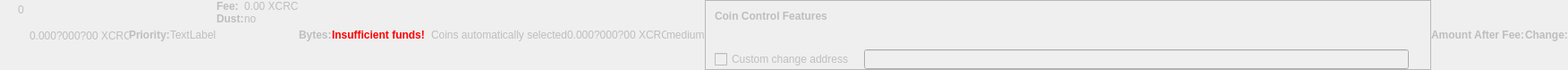
    <widget class="QWidget" name="dummyHideWidget" native="true">
     <property name="enabled">
      <bool>false</bool>
     </property>
     <property name="maximumSize">
      <size>
       <width>100</width>
       <height>22</height>
      </size>
     </property>
     <layout class="QHBoxLayout" name="dummyHideLayout">
      <property name="spacing">
       <number>0</number>
      </property>
      <property name="leftMargin">
       <number>0</number>
      </property>
      <property name="topMargin">
       <number>0</number>
      </property>
      <property name="rightMargin">
       <number>0</number>
      </property>
      <property name="bottomMargin">
       <number>0</number>
      </property>
      <item>
       <layout class="QFormLayout" name="formLayoutCoinControl1">
        <property name="horizontalSpacing">
         <number>10</number>
        </property>
        <property name="verticalSpacing">
         <number>14</number>
        </property>
        <property name="leftMargin">
         <number>10</number>
        </property>
        <property name="topMargin">
         <number>4</number>
        </property>
        <property name="rightMargin">
         <number>6</number>
        </property>
        <item row="0" column="1">
         <widget class="QLabel" name="labelCoinControlBytes">
          <property name="cursor">
           <cursorShape>IBeamCursor</cursorShape>
          </property>
          <property name="contextMenuPolicy">
           <enum>Qt::ActionsContextMenu</enum>
          </property>
          <property name="text">
           <string notr="true">0</string>
          </property>
          <property name="textInteractionFlags">
           <set>Qt::LinksAccessibleByMouse|Qt::TextSelectableByKeyboard|Qt::TextSelectableByMouse</set>
          </property>
         </widget>
        </item>
       </layout>
      </item>
      <item>
       <widget class="QLabel" name="labelCoinControlAfterFee">
        <property name="enabled">
         <bool>false</bool>
        </property>
        <property name="sizePolicy">
         <sizepolicy hsizetype="Fixed" vsizetype="Fixed">
          <horstretch>0</horstretch>
          <verstretch>0</verstretch>
         </sizepolicy>
        </property>
        <property name="minimumSize">
         <size>
          <width>111</width>
          <height>12</height>
         </size>
        </property>
        <property name="maximumSize">
         <size>
          <width>111</width>
          <height>12</height>
         </size>
        </property>
        <property name="cursor">
         <cursorShape>IBeamCursor</cursorShape>
        </property>
        <property name="contextMenuPolicy">
         <enum>Qt::ActionsContextMenu</enum>
        </property>
        <property name="text">
         <string notr="true">0.000?000?00 XCRC</string>
        </property>
        <property name="textInteractionFlags">
         <set>Qt::LinksAccessibleByMouse|Qt::TextSelectableByKeyboard|Qt::TextSelectableByMouse</set>
        </property>
       </widget>
      </item>
      <item>
       <widget class="QLabel" name="labelCoinControlPriorityText">
        <property name="enabled">
         <bool>false</bool>
        </property>
        <property name="font">
         <font>
          <weight>75</weight>
          <bold>true</bold>
         </font>
        </property>
        <property name="text">
         <string>Priority:</string>
        </property>
       </widget>
      </item>
      <item>
       <layout class="QHBoxLayout" name="horizontalLayout">
        <item>
         <widget class="QLabel" name="WarningLabel">
          <property name="text">
           <string>TextLabel</string>
          </property>
         </widget>
        </item>
       </layout>
      </item>
      <item>
       <layout class="QFormLayout" name="formLayoutCoinControl3">
        <property name="horizontalSpacing">
         <number>0</number>
        </property>
        <property name="verticalSpacing">
         <number>0</number>
        </property>
        <property name="leftMargin">
         <number>0</number>
        </property>
        <property name="topMargin">
         <number>0</number>
        </property>
        <property name="rightMargin">
         <number>0</number>
        </property>
        <item row="0" column="0">
         <widget class="QLabel" name="labelCoinControlFeeText">
          <property name="enabled">
           <bool>false</bool>
          </property>
          <property name="font">
           <font>
            <weight>75</weight>
            <bold>true</bold>
           </font>
          </property>
          <property name="text">
           <string>Fee:</string>
          </property>
          <property name="margin">
           <number>0</number>
          </property>
         </widget>
        </item>
        <item row="0" column="1">
         <widget class="QLabel" name="labelCoinControlFee">
          <property name="enabled">
           <bool>false</bool>
          </property>
          <property name="cursor">
           <cursorShape>IBeamCursor</cursorShape>
          </property>
          <property name="contextMenuPolicy">
           <enum>Qt::ActionsContextMenu</enum>
          </property>
          <property name="text">
           <string notr="true">0.00 XCRC</string>
          </property>
          <property name="textInteractionFlags">
           <set>Qt::LinksAccessibleByMouse|Qt::TextSelectableByKeyboard|Qt::TextSelectableByMouse</set>
          </property>
         </widget>
        </item>
        <item row="1" column="0">
         <widget class="QLabel" name="labelCoinControlLowOutputText">
          <property name="enabled">
           <bool>false</bool>
          </property>
          <property name="font">
           <font>
            <weight>75</weight>
            <bold>true</bold>
           </font>
          </property>
          <property name="text">
           <string>Dust:</string>
          </property>
         </widget>
        </item>
        <item row="1" column="1">
         <widget class="QLabel" name="labelCoinControlLowOutput">
          <property name="enabled">
           <bool>false</bool>
          </property>
          <property name="cursor">
           <cursorShape>IBeamCursor</cursorShape>
          </property>
          <property name="contextMenuPolicy">
           <enum>Qt::ActionsContextMenu</enum>
          </property>
          <property name="text">
           <string>no</string>
          </property>
          <property name="textInteractionFlags">
           <set>Qt::LinksAccessibleByMouse|Qt::TextSelectableByKeyboard|Qt::TextSelectableByMouse</set>
          </property>
         </widget>
        </item>
       </layout>
      </item>
      <item>
       <widget class="QLabel" name="labelCoinControlBytesText">
        <property name="enabled">
         <bool>false</bool>
        </property>
        <property name="font">
         <font>
          <weight>75</weight>
          <bold>true</bold>
         </font>
        </property>
        <property name="text">
         <string>Bytes:</string>
        </property>
       </widget>
      </item>
      <item>
       <layout class="QFormLayout" name="formLayoutCoinControl2">
        <property name="horizontalSpacing">
         <number>0</number>
        </property>
        <property name="verticalSpacing">
         <number>0</number>
        </property>
        <property name="leftMargin">
         <number>0</number>
        </property>
        <property name="topMargin">
         <number>0</number>
        </property>
        <property name="rightMargin">
         <number>0</number>
        </property>
       </layout>
      </item>
      <item>
       <layout class="QHBoxLayout" name="horizontalLayoutCoinControl2">
        <property name="spacing">
         <number>0</number>
        </property>
        <property name="bottomMargin">
         <number>0</number>
        </property>
       </layout>
      </item>
      <item>
       <widget class="QLabel" name="labelCoinControlInsuffFunds">
        <property name="enabled">
         <bool>false</bool>
        </property>
        <property name="minimumSize">
         <size>
          <width>0</width>
          <height>0</height>
         </size>
        </property>
        <property name="font">
         <font>
          <weight>75</weight>
          <bold>true</bold>
         </font>
        </property>
        <property name="styleSheet">
         <string notr="true">color:red;font-weight:bold;</string>
        </property>
        <property name="text">
         <string>Insufficient funds!</string>
        </property>
        <property name="margin">
         <number>5</number>
        </property>
       </widget>
      </item>
      <item>
       <layout class="QFormLayout" name="formLayoutCoinControl4">
        <property name="horizontalSpacing">
         <number>0</number>
        </property>
        <property name="verticalSpacing">
         <number>0</number>
        </property>
        <property name="leftMargin">
         <number>0</number>
        </property>
        <property name="topMargin">
         <number>0</number>
        </property>
        <property name="rightMargin">
         <number>0</number>
        </property>
       </layout>
      </item>
      <item>
       <widget class="QLabel" name="labelCoinControlChangeLabel">
        <property name="enabled">
         <bool>false</bool>
        </property>
        <property name="sizePolicy">
         <sizepolicy hsizetype="Preferred" vsizetype="Expanding">
          <horstretch>0</horstretch>
          <verstretch>0</verstretch>
         </sizepolicy>
        </property>
        <property name="minimumSize">
         <size>
          <width>0</width>
          <height>0</height>
         </size>
        </property>
        <property name="text">
         <string/>
        </property>
        <property name="margin">
         <number>3</number>
        </property>
       </widget>
      </item>
      <item>
       <widget class="QLabel" name="labelCoinControlAutomaticallySelected">
        <property name="enabled">
         <bool>false</bool>
        </property>
        <property name="sizePolicy">
         <sizepolicy hsizetype="Fixed" vsizetype="Fixed">
          <horstretch>0</horstretch>
          <verstretch>0</verstretch>
         </sizepolicy>
        </property>
        <property name="minimumSize">
         <size>
          <width>0</width>
          <height>0</height>
         </size>
        </property>
        <property name="maximumSize">
         <size>
          <width>240</width>
          <height>16777215</height>
         </size>
        </property>
        <property name="text">
         <string>Coins automatically selected</string>
        </property>
        <property name="margin">
         <number>5</number>
        </property>
       </widget>
      </item>
      <item>
       <widget class="QLabel" name="labelCoinControlChange">
        <property name="enabled">
         <bool>false</bool>
        </property>
        <property name="sizePolicy">
         <sizepolicy hsizetype="Fixed" vsizetype="Fixed">
          <horstretch>0</horstretch>
          <verstretch>0</verstretch>
         </sizepolicy>
        </property>
        <property name="minimumSize">
         <size>
          <width>111</width>
          <height>0</height>
         </size>
        </property>
        <property name="maximumSize">
         <size>
          <width>111</width>
          <height>16777215</height>
         </size>
        </property>
        <property name="cursor">
         <cursorShape>IBeamCursor</cursorShape>
        </property>
        <property name="contextMenuPolicy">
         <enum>Qt::ActionsContextMenu</enum>
        </property>
        <property name="text">
         <string notr="true">0.000?000?00 XCRC</string>
        </property>
        <property name="textInteractionFlags">
         <set>Qt::LinksAccessibleByMouse|Qt::TextSelectableByKeyboard|Qt::TextSelectableByMouse</set>
        </property>
       </widget>
      </item>
      <item>
       <widget class="QLabel" name="labelCoinControlPriority">
        <property name="enabled">
         <bool>false</bool>
        </property>
        <property name="cursor">
         <cursorShape>IBeamCursor</cursorShape>
        </property>
        <property name="contextMenuPolicy">
         <enum>Qt::ActionsContextMenu</enum>
        </property>
        <property name="text">
         <string>medium</string>
        </property>
        <property name="textInteractionFlags">
         <set>Qt::LinksAccessibleByMouse|Qt::TextSelectableByKeyboard|Qt::TextSelectableByMouse</set>
        </property>
       </widget>
      </item>
      <item>
       <widget class="QFrame" name="frameCoinControl">
        <property name="sizePolicy">
         <sizepolicy hsizetype="Expanding" vsizetype="Expanding">
          <horstretch>0</horstretch>
          <verstretch>0</verstretch>
         </sizepolicy>
        </property>
        <property name="maximumSize">
         <size>
          <width>16777215</width>
          <height>16777215</height>
         </size>
        </property>
        <property name="frameShape">
         <enum>QFrame::StyledPanel</enum>
        </property>
        <property name="frameShadow">
         <enum>QFrame::Sunken</enum>
        </property>
        <layout class="QVBoxLayout" name="verticalLayoutCoinControl2_2">
         <property name="spacing">
          <number>0</number>
         </property>
         <property name="leftMargin">
          <number>0</number>
         </property>
         <property name="topMargin">
          <number>0</number>
         </property>
         <property name="rightMargin">
          <number>0</number>
         </property>
         <property name="bottomMargin">
          <number>0</number>
         </property>
         <item>
          <layout class="QVBoxLayout" name="verticalLayoutCoinControl" stretch="0,0,0,1">
           <property name="spacing">
            <number>0</number>
           </property>
           <property name="leftMargin">
            <number>10</number>
           </property>
           <property name="topMargin">
            <number>10</number>
           </property>
           <item>
            <layout class="QHBoxLayout" name="horizontalLayoutCoinControl1">
             <property name="bottomMargin">
              <number>15</number>
             </property>
             <item>
              <widget class="QLabel" name="labelCoinControlFeatures">
               <property name="enabled">
                <bool>false</bool>
               </property>
               <property name="sizePolicy">
                <sizepolicy hsizetype="Preferred" vsizetype="Maximum">
                 <horstretch>0</horstretch>
                 <verstretch>0</verstretch>
                </sizepolicy>
               </property>
               <property name="font">
                <font>
                 <weight>75</weight>
                 <bold>true</bold>
                </font>
               </property>
               <property name="styleSheet">
                <string notr="true">font-weight:bold;</string>
               </property>
               <property name="text">
                <string>Coin Control Features</string>
               </property>
              </widget>
             </item>
            </layout>
           </item>
           <item>
            <widget class="QWidget" name="widgetCoinControl" native="true">
             <property name="sizePolicy">
              <sizepolicy hsizetype="Preferred" vsizetype="Preferred">
               <horstretch>0</horstretch>
               <verstretch>0</verstretch>
              </sizepolicy>
             </property>
             <property name="minimumSize">
              <size>
               <width>0</width>
               <height>0</height>
              </size>
             </property>
             <property name="styleSheet">
              <string notr="true"/>
             </property>
             <layout class="QHBoxLayout" name="horizontalLayoutCoinControl5_2">
              <property name="leftMargin">
               <number>0</number>
              </property>
              <property name="topMargin">
               <number>0</number>
              </property>
              <property name="rightMargin">
               <number>0</number>
              </property>
              <property name="bottomMargin">
               <number>0</number>
              </property>
              <item>
               <layout class="QHBoxLayout" name="horizontalLayoutCoinControl3">
                <property name="spacing">
                 <number>20</number>
                </property>
                <property name="topMargin">
                 <number>0</number>
                </property>
                <property name="bottomMargin">
                 <number>10</number>
                </property>
               </layout>
              </item>
             </layout>
            </widget>
           </item>
           <item>
            <layout class="QHBoxLayout" name="horizontalLayoutCoinControl4" stretch="0,0,0">
             <property name="spacing">
              <number>12</number>
             </property>
             <property name="sizeConstraint">
              <enum>QLayout::SetDefaultConstraint</enum>
             </property>
             <property name="topMargin">
              <number>5</number>
             </property>
             <property name="rightMargin">
              <number>5</number>
             </property>
             <item>
              <widget class="QCheckBox" name="checkBoxCoinControlChange">
               <property name="enabled">
                <bool>false</bool>
               </property>
               <property name="toolTip">
                <string>If this is activated, but the change address is empty or invalid, change will be sent to a newly generated address.</string>
               </property>
               <property name="text">
                <string>Custom change address</string>
               </property>
              </widget>
             </item>
             <item>
              <widget class="QValidatedLineEdit" name="lineEditCoinControlChange">
               <property name="enabled">
                <bool>false</bool>
               </property>
               <property name="sizePolicy">
                <sizepolicy hsizetype="Expanding" vsizetype="Fixed">
                 <horstretch>0</horstretch>
                 <verstretch>0</verstretch>
                </sizepolicy>
               </property>
              </widget>
             </item>
             <item>
              <widget class="QLabel" name="labelCoinControlChangeLabel_2">
               <property name="sizePolicy">
                <sizepolicy hsizetype="Preferred" vsizetype="Expanding">
                 <horstretch>0</horstretch>
                 <verstretch>0</verstretch>
                </sizepolicy>
               </property>
               <property name="minimumSize">
                <size>
                 <width>0</width>
                 <height>0</height>
                </size>
               </property>
               <property name="text">
                <string/>
               </property>
               <property name="margin">
                <number>3</number>
               </property>
              </widget>
             </item>
            </layout>
           </item>
           <item>
            <spacer name="verticalSpacerCoinControl">
             <property name="orientation">
              <enum>Qt::Vertical</enum>
             </property>
             <property name="sizeHint" stdset="0">
              <size>
               <width>800</width>
               <height>1</height>
              </size>
             </property>
            </spacer>
           </item>
          </layout>
         </item>
        </layout>
       </widget>
      </item>
      <item>
       <widget class="QLabel" name="labelCoinControlAfterFeeText">
        <property name="enabled">
         <bool>false</bool>
        </property>
        <property name="minimumSize">
         <size>
          <width>0</width>
          <height>0</height>
         </size>
        </property>
        <property name="maximumSize">
         <size>
          <width>16777215</width>
          <height>16777215</height>
         </size>
        </property>
        <property name="font">
         <font>
          <weight>75</weight>
          <bold>true</bold>
         </font>
        </property>
        <property name="text">
         <string>Amount After Fee:</string>
        </property>
        <property name="alignment">
         <set>Qt::AlignLeading|Qt::AlignLeft|Qt::AlignVCenter</set>
        </property>
        <property name="margin">
         <number>0</number>
        </property>
       </widget>
      </item>
      <item>
       <widget class="QLabel" name="labelCoinControlChangeText">
        <property name="enabled">
         <bool>false</bool>
        </property>
        <property name="sizePolicy">
         <sizepolicy hsizetype="Preferred" vsizetype="Preferred">
          <horstretch>0</horstretch>
          <verstretch>0</verstretch>
         </sizepolicy>
        </property>
        <property name="minimumSize">
         <size>
          <width>0</width>
          <height>0</height>
         </size>
        </property>
        <property name="maximumSize">
         <size>
          <width>16777215</width>
          <height>16777215</height>
         </size>
        </property>
        <property name="font">
         <font>
          <weight>75</weight>
          <bold>true</bold>
         </font>
        </property>
        <property name="text">
         <string>Change:</string>
        </property>
        <property name="alignment">
         <set>Qt::AlignLeading|Qt::AlignLeft|Qt::AlignVCenter</set>
        </property>
       </widget>
      </item>
     </layout>
    </widget>
